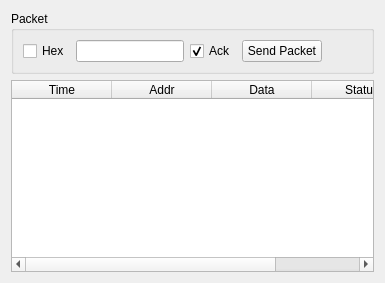
        <widget class="QWidget" name="tab_2">
         <attribute name="title">
          <string>TX Mode</string>
         </attribute>
         <layout class="QGridLayout" name="gridLayout_9">
          <item row="0" column="0">
           <widget class="QGroupBox" name="groupBox_2">
            <property name="title">
             <string>Packet</string>
            </property>
            <layout class="QHBoxLayout" name="horizontalLayout_27">
             <item>
              <layout class="QHBoxLayout" name="horizontalLayout_20">
               <item>
                <widget class="QCheckBox" name="hexPacket">
                 <property name="text">
                  <string>Hex</string>
                 </property>
                </widget>
               </item>
               <item>
                <widget class="QLineEdit" name="packetData"/>
               </item>
               <item>
                <widget class="QCheckBox" name="txAck">
                 <property name="text">
                  <string>Ack</string>
                 </property>
                 <property name="checked">
                  <bool>true</bool>
                 </property>
                </widget>
               </item>
               <item>
                <widget class="QPushButton" name="sendPacketButoon">
                 <property name="text">
                  <string>Send Packet</string>
                 </property>
                </widget>
               </item>
               <item>
                <spacer name="horizontalSpacer_2">
                 <property name="orientation">
                  <enum>Qt::Horizontal</enum>
                 </property>
                 <property name="sizeHint" stdset="0">
                  <size>
                   <width>40</width>
                   <height>20</height>
                  </size>
                 </property>
                </spacer>
               </item>
              </layout>
             </item>
            </layout>
           </widget>
          </item>
          <item row="1" column="0">
           <widget class="QTableWidget" name="tableWidget_2">
            <column>
             <property name="text">
              <string>Time</string>
             </property>
            </column>
            <column>
             <property name="text">
              <string>Addr</string>
             </property>
            </column>
            <column>
             <property name="text">
              <string>Data</string>
             </property>
            </column>
            <column>
             <property name="text">
              <string>Status</string>
             </property>
            </column>
           </widget>
          </item>
         </layout>
        </widget>
